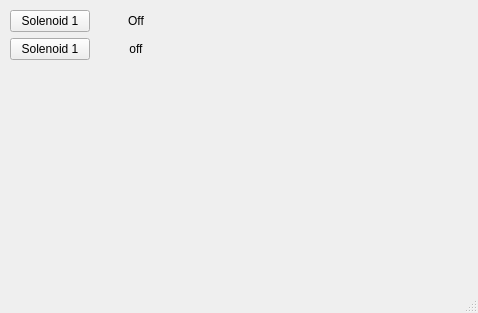
<?xml version="1.0" encoding="UTF-8"?>
<ui version="4.0">
 <class>MainWindow</class>
 <widget class="QMainWindow" name="MainWindow">
  <property name="geometry">
   <rect>
    <x>0</x>
    <y>0</y>
    <width>478</width>
    <height>313</height>
   </rect>
  </property>
  <property name="windowTitle">
   <string>MainWindow</string>
  </property>
  <widget class="QWidget" name="centralwidget">
   <layout class="QVBoxLayout" name="verticalLayout">
    <property name="leftMargin">
     <number>10</number>
    </property>
    <property name="topMargin">
     <number>10</number>
    </property>
    <property name="rightMargin">
     <number>10</number>
    </property>
    <property name="bottomMargin">
     <number>10</number>
    </property>
    <item>
     <layout class="QGridLayout" name="gridLayout">
      <item row="1" column="0">
       <widget class="QPushButton" name="btn_sol2">
        <property name="text">
         <string>Solenoid 1</string>
        </property>
       </widget>
      </item>
      <item row="0" column="1">
       <widget class="QLabel" name="lbl_sol1">
        <property name="minimumSize">
         <size>
          <width>80</width>
          <height>0</height>
         </size>
        </property>
        <property name="text">
         <string>Off</string>
        </property>
        <property name="alignment">
         <set>Qt::AlignCenter</set>
        </property>
       </widget>
      </item>
      <item row="0" column="0">
       <widget class="QPushButton" name="btn_sol1">
        <property name="text">
         <string>Solenoid 1</string>
        </property>
       </widget>
      </item>
      <item row="1" column="1">
       <widget class="QLabel" name="lbl_sol2">
        <property name="minimumSize">
         <size>
          <width>80</width>
          <height>0</height>
         </size>
        </property>
        <property name="text">
         <string>off</string>
        </property>
        <property name="alignment">
         <set>Qt::AlignCenter</set>
        </property>
       </widget>
      </item>
      <item row="0" column="2">
       <spacer name="horizontalSpacer">
        <property name="orientation">
         <enum>Qt::Horizontal</enum>
        </property>
        <property name="sizeHint" stdset="0">
         <size>
          <width>40</width>
          <height>20</height>
         </size>
        </property>
       </spacer>
      </item>
     </layout>
    </item>
    <item>
     <spacer name="verticalSpacer">
      <property name="orientation">
       <enum>Qt::Vertical</enum>
      </property>
      <property name="sizeHint" stdset="0">
       <size>
        <width>20</width>
        <height>40</height>
       </size>
      </property>
     </spacer>
    </item>
   </layout>
  </widget>
  <widget class="QMenuBar" name="menubar">
   <property name="geometry">
    <rect>
     <x>0</x>
     <y>0</y>
     <width>478</width>
     <height>21</height>
    </rect>
   </property>
  </widget>
  <widget class="QStatusBar" name="statusbar"/>
 </widget>
 <resources/>
 <connections/>
</ui>
